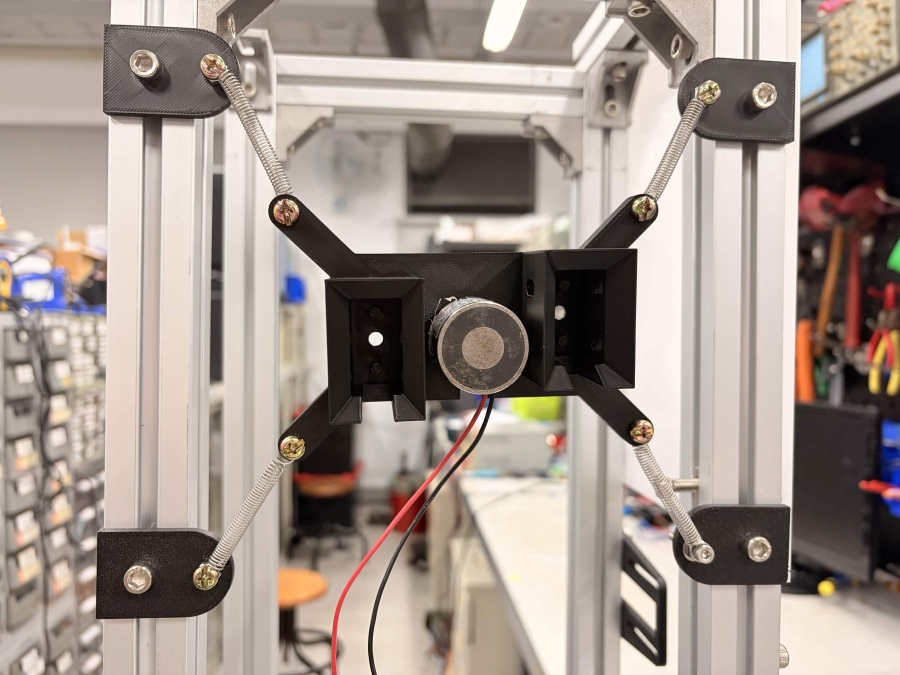
#> input picture decks/2026-10-30/img/floating-seat-1022.jpg, 1800 x 1350 px (shown at 1/2 size)
$ python -i md2pptx.py   (imports and definitions only)
#> lines starting #> are read from the running program, lines starting #| are printed output that depends on the picture; after the words box and inside, x2 and y2 are one past the last pixel; in counts of white or black regions, pixels touching at a corner belong together
#> further down, picture is the input picture: PIL image 1800x1350 RGB; mean R, G, B 159.4, 146.8, 138.5
"""把 Marp 簡報轉成 PPTX：每頁是一張圖片，<video> 頁會嵌入真正的影片（進入該頁自動播放）。

用法（在專案根目錄）：
    python3 tools/md2pptx.py decks/2026-10-30/2026-10-30.md

需要：Node.js（npx）、python-pptx（pip install python-pptx pillow）、Google Chrome。
影片請用 H.264 的 .mp4（iPhone 的 HEVC .mov 在 Windows PowerPoint 常常放不出來），
macOS 可用：avconvert -s IN.mov -p Preset1920x1080 -o OUT.mp4
"""
import re
import subprocess
import sys
import tempfile
from pathlib import Path

from lxml import etree
from PIL import Image
from pptx import Presentation
from pptx.util import Emu

MAGENTA = (255, 0, 255)
VIDEO_RE = re.compile(r'<video\b([^>]*)>\s*</video>', re.S)
ATTR_RE = re.compile(r'(\w+)="([^"]*)"')

AUTOPLAY_TIMING = """<p:timing xmlns:p="http://schemas.openxmlformats.org/presentationml/2006/main">
<p:tnLst><p:par><p:cTn id="1" dur="indefinite" restart="never" nodeType="tmRoot"><p:childTnLst>
<p:seq concurrent="1" nextAc="seek"><p:cTn id="2" dur="indefinite" nodeType="mainSeq"><p:childTnLst>
<p:par><p:cTn id="3" fill="hold"><p:stCondLst><p:cond delay="indefinite"/><p:cond evt="onBegin" delay="0"><p:tn val="2"/></p:cond></p:stCondLst><p:childTnLst>
<p:par><p:cTn id="4" fill="hold"><p:stCondLst><p:cond delay="0"/></p:stCondLst><p:childTnLst>
<p:par><p:cTn id="5" presetID="1" presetClass="mediacall" presetSubtype="0" fill="hold" nodeType="afterEffect"><p:stCondLst><p:cond delay="0"/></p:stCondLst><p:childTnLst>
<p:cmd type="call" cmd="playFrom(0.0)"><p:cBhvr><p:cTn id="6" dur="1" fill="hold"/><p:tgtEl><p:spTgt spid="{spid}"/></p:tgtEl></p:cBhvr></p:cmd>
</p:childTnLst></p:cTn></p:par>
</p:childTnLst></p:cTn></p:par>
</p:childTnLst></p:cTn></p:par>
</p:childTnLst></p:cTn>
<p:prevCondLst><p:cond evt="onPrev" delay="0"><p:tgtEl><p:sldTgt/></p:tgtEl></p:cond></p:prevCondLst>
<p:nextCondLst><p:cond evt="onNext" delay="0"><p:tgtEl><p:sldTgt/></p:tgtEl></p:cond></p:nextCondLst></p:seq>
<p:video><p:cMediaNode vol="80000"><p:cTn id="7" fill="hold"><p:stCondLst><p:cond delay="indefinite"/></p:stCondLst></p:cTn><p:tgtEl><p:spTgt spid="{spid}"/></p:tgtEl></p:cMediaNode></p:video>
</p:childTnLst></p:cTn></p:par></p:tnLst></p:timing>"""


def magenta_bbox(img):
    """回傳洋紅色佔位框的 (left, top, right, bottom)，沒有就回傳 None。"""
    rgb = img.convert("RGB")
    mask = Image.eval(rgb.split()[0], lambda v: 255 if v > 245 else 0)
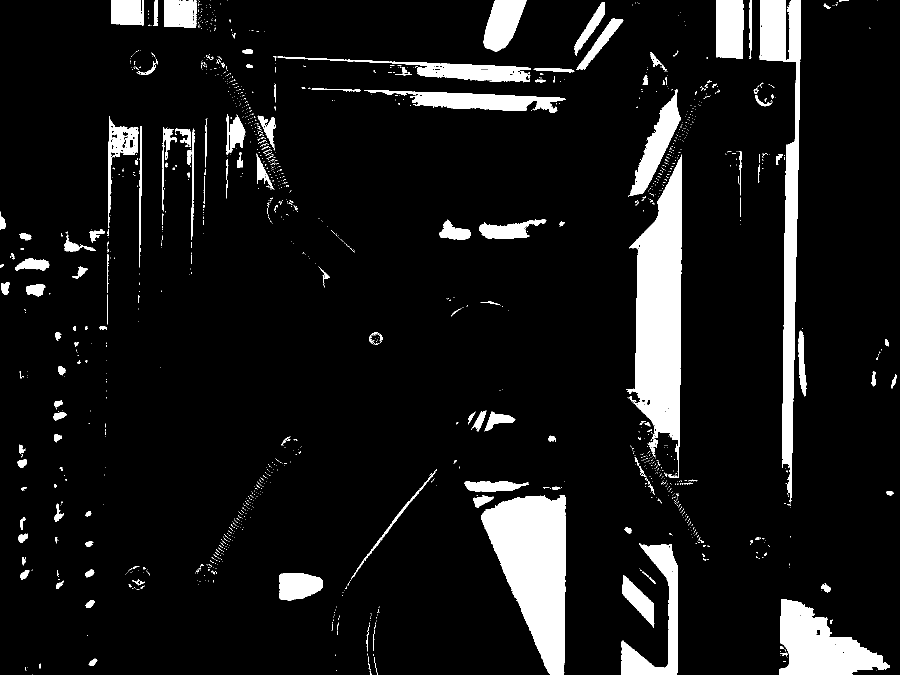
#> mask: PIL image 1800x1350 L (shown at 1/2 size); 9.1% white; 1445 white regions (1275 under 20 px), largest, box (x1, y1, x2, y2) and area: (1252, 311, 1364, 956) 40092, (963, 990, 1132, 1350) 37326, (1519, 0, 1602, 1005) 25358
    g = Image.eval(rgb.split()[1], lambda v: 255 if v < 10 else 0)
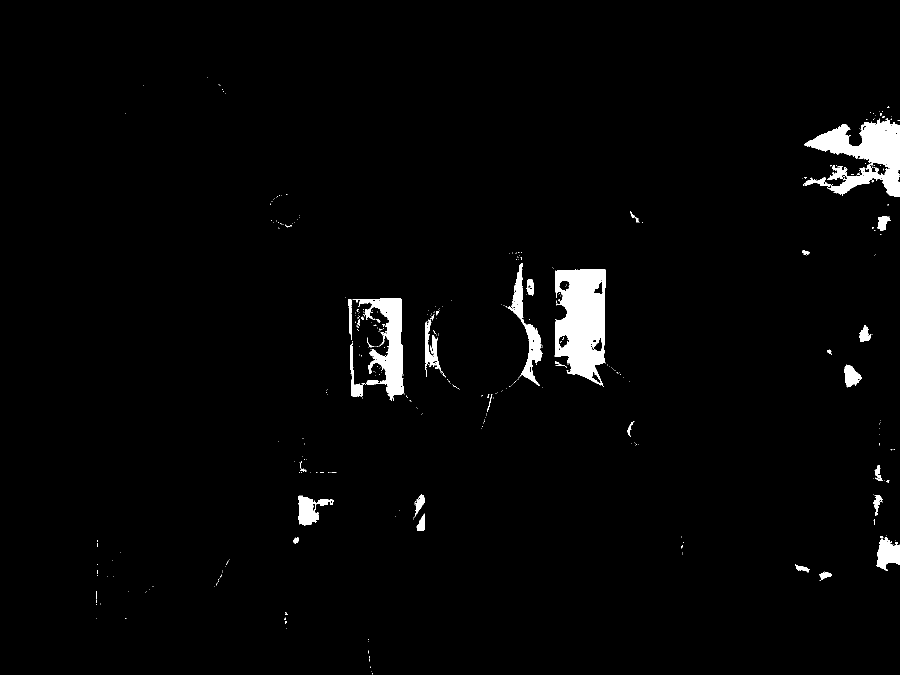
#> g: PIL image 1800x1350 L (shown at 1/2 size); 2.3% white; 381 white regions (342 under 20 px), largest, box (x1, y1, x2, y2) and area: (1109, 538, 1212, 774) 17551, (1608, 236, 1800, 394) 14627, (705, 596, 808, 802) 8197
    b = Image.eval(rgb.split()[2], lambda v: 255 if v > 245 else 0)
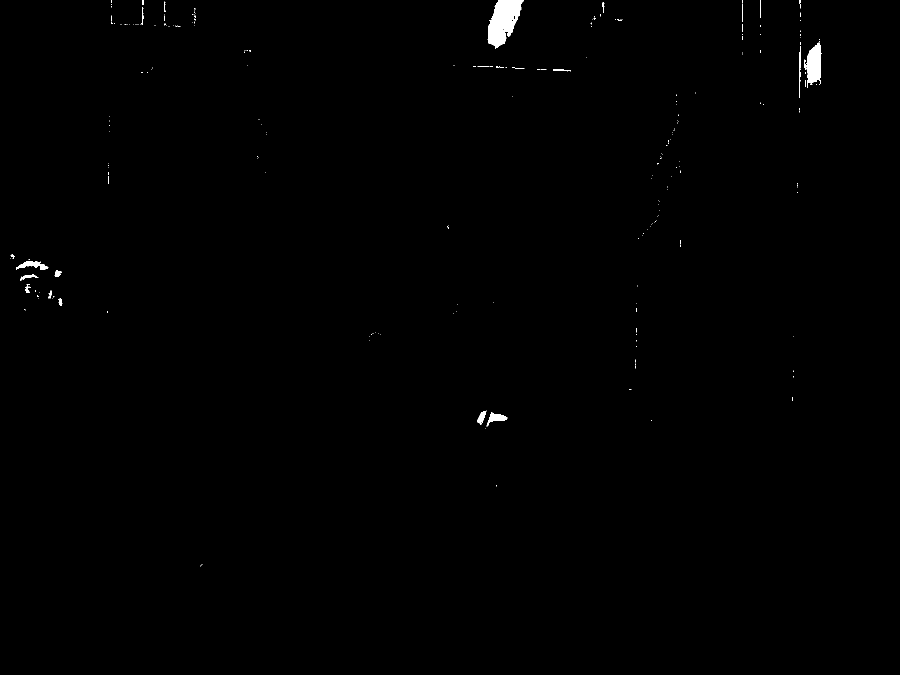
#> b: PIL image 1800x1350 L (shown at 1/2 size); 0.38% white; 249 white regions (225 under 20 px), largest, box (x1, y1, x2, y2) and area: (975, 0, 1048, 97) 4222, (1613, 85, 1643, 176) 1906, (32, 522, 97, 540) 542
    from PIL import ImageChops
    mask = ImageChops.multiply(ImageChops.multiply(mask, g), b)
#> mask: PIL image 1800x1350 L; every value is 0
    return mask.getbbox()


# [54 lines left out: function main, not called in this run]


# [2 lines not run here, left out]

>>> from PIL import Image
>>> picture = Image.open('../decks/2026-10-30/img/floating-seat-1022.jpg')
>>> result = magenta_bbox(picture)
